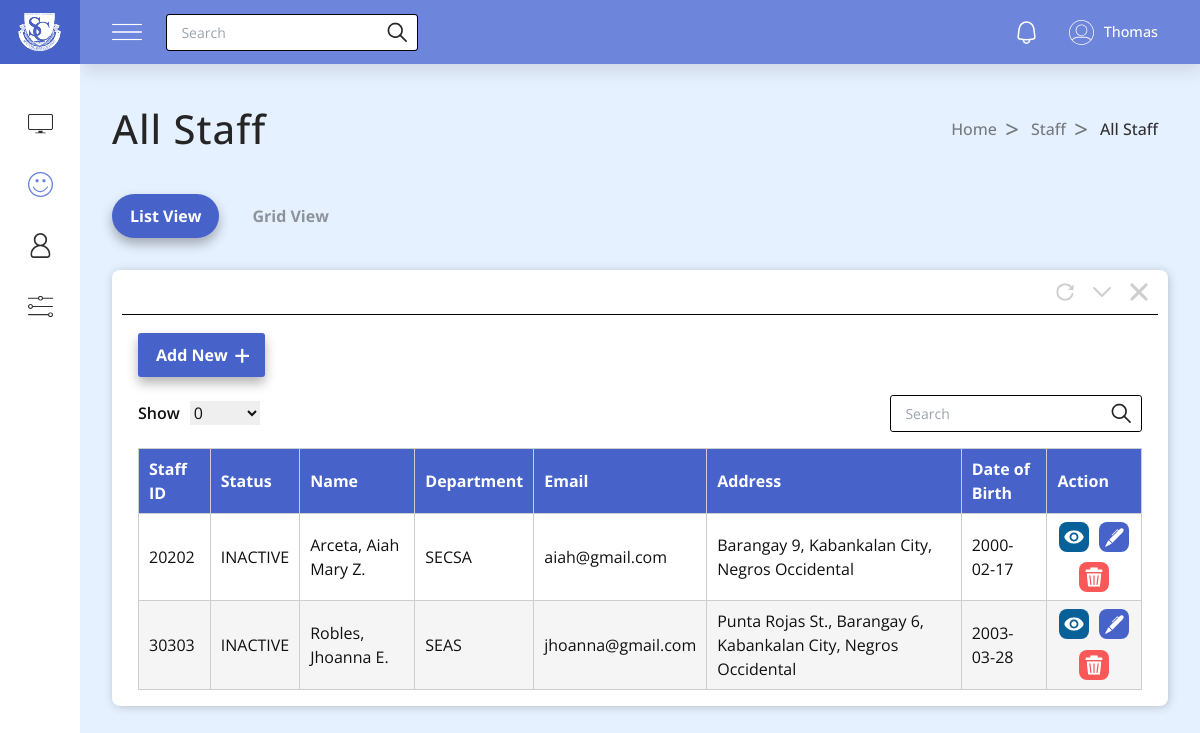
The app's page /admin/all_staff.php (signed in), older data.
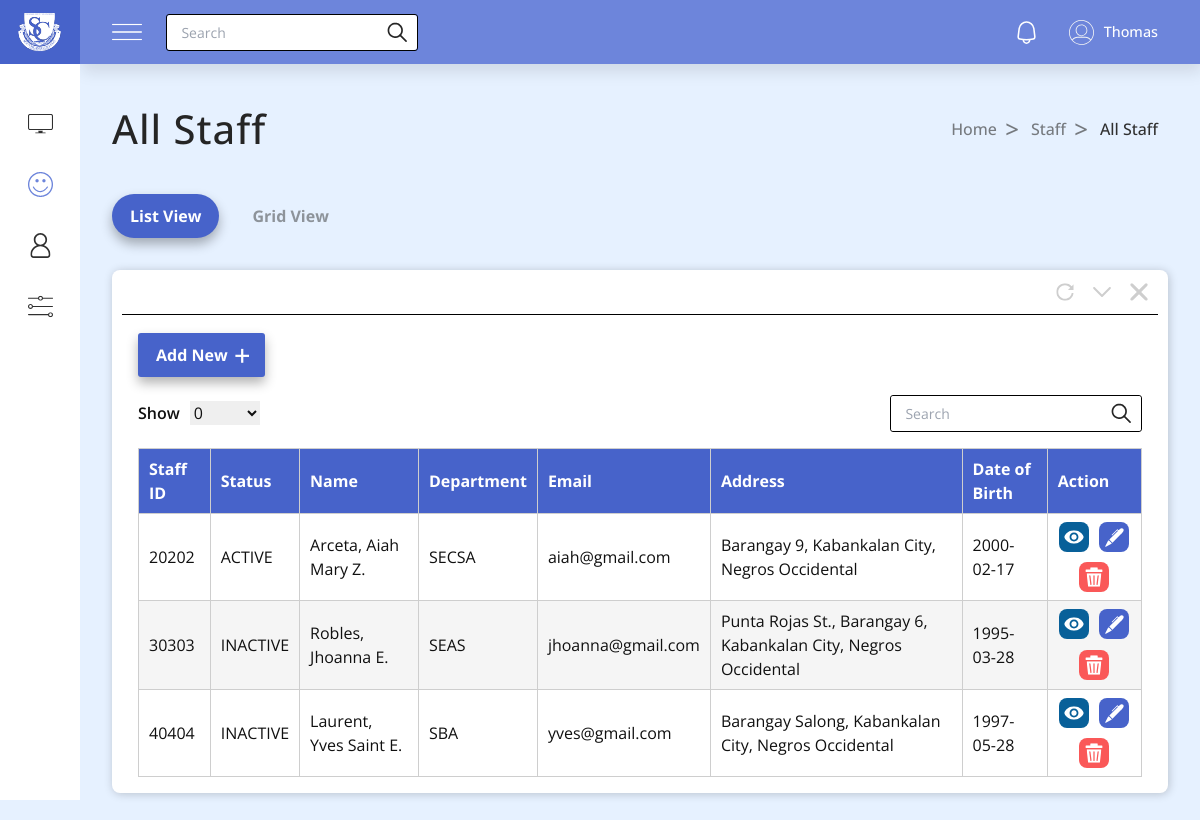
The same page, newer data.
### tables this page shows
CREATE TABLE `employee_tbl` (
  `employee_id` int(11) NOT NULL,
  `fname` varchar(255) NOT NULL,
  `mname` varchar(255) NOT NULL,
  `lname` varchar(255) NOT NULL,
  `date_of_birth` date NOT NULL,
  `place_of_birth` varchar(255) NOT NULL,
  `sex` varchar(255) NOT NULL,
  `blood_type` varchar(255) NOT NULL,
  `civil_status` varchar(255) NOT NULL,
  `tin_id` varchar(100) NOT NULL,
  `citizenship` varchar(255) NOT NULL,
  `sss_no` varchar(100) NOT NULL,
  `pagibig_no` varchar(100) NOT NULL,
  `philhealth_no` varchar(100) NOT NULL,
  `height` float NOT NULL,
  `weight` float NOT NULL,
  `residential_address` varchar(255) NOT NULL,
  `permanent_address` varchar(255) NOT NULL,
  `email` varchar(255) NOT NULL,
  `contact_number` varchar(100) NOT NULL,
  `status` varchar(255) NOT NULL DEFAULT 'ACTIVE',
  `photo_path` varchar(255) DEFAULT NULL,
  `department` varchar(255) NOT NULL
);

### admin/all_staff.php (the view, shortened to what the changed rows need)
<!DOCTYPE html>
<html lang="en">
<head>
    <link rel="stylesheet" href="styles/nav.css" />
    <link rel="stylesheet" href="styles/all.css" />
    <script src="https://cdn.tailwindcss.com"></script>
</head>
<body>
    <?php require 'partials/nav.php' ?>
    <section class="section">
        <div class="section-title">
            <h1>All Staff</h1>
        </div>
        <div class="table-container">
            <div class="all-staff">
                <div class="main-table-container">
                    <div class="table">
                        <table>
                            <thead>
                                <tr>
                                    <th>Staff ID</th>
                                    <th>Status</th>
                                    <th>Name</th>
                                    <th>Department</th>
                                    <th>Email</th>
                                    <th>Address</th>
                                    <th>Date of Birth</th>
                                    <th>Action</th>
                                </tr>
                            </thead>
                            <tbody id="staff-table-body">
                                <?php
                                include('includes/connection.php');
                                $query = mysqli_query($conn, "SELECT * FROM `employee_tbl`");
                                while ($row = mysqli_fetch_array($query)) {
                                ?>
                                    <tr>
                                        <td><label><?php echo $row['employee_id']; ?></label></td>
                                        <td><label><?= $row['status'] ?></label></td>
                                        <td><label><?php echo $row['lname'] . ', ' . $row['fname'] . ' ' . $row['mname']; ?></label></td>
                                        <td><label><?php echo $row['department']; ?></label></td>
                                        <td><label><?php echo $row['email']; ?></label></td>
                                        <td><label><?php echo $row['permanent_address']; ?></label></td>
                                        <td><label><?php echo $row['date_of_birth']; ?></label></td>
                                        <td class='action'>
                                            <a class="view-btn" href="about_staff.php?id=<?php echo $row['employee_id'] ?>">
                                                <div>
                                                    <img src="images/eyes.svg" alt="View">
                                                </div>
                                            </a>
                                            <a class='update-btn' href='edit_staff.php?id=<?php echo $row['employee_id']; ?>'>
                                                <div>
                                                    <img src="images/update-btn.svg" alt="update">
                                                </div>
                                            </a>
                                            <a class="delete-btn" href="functions/staff/delete.php?id=<?php echo $row['employee_id']; ?>">
                                                <div>
                                                    <img src="images/delete-btn.svg" alt="update">
                                                </div>
                                            </a>
                                        </td>
                                    </tr>
                                <?php } ?>
                            </tbody>
                        </table>
                    </div>
                </div>
            </div>
        </div>
    </section>
</body>
</html>

Row changes from the older to the newer data that the page shows:
changed employee_tbl "Arceta": status "INACTIVE" → "ACTIVE"
changed employee_tbl "Robles": date_of_birth "2003-03-28" → "1995-03-28"
added employee_tbl: employee_id "40404", status "INACTIVE", lname "Laurent", fname "Yves Saint", mname "E.", department "SBA", email "yves@gmail.com", permanent_address "Barangay Salong, Kabankalan City, Negros Occidental", date_of_birth "1997-05-28"
